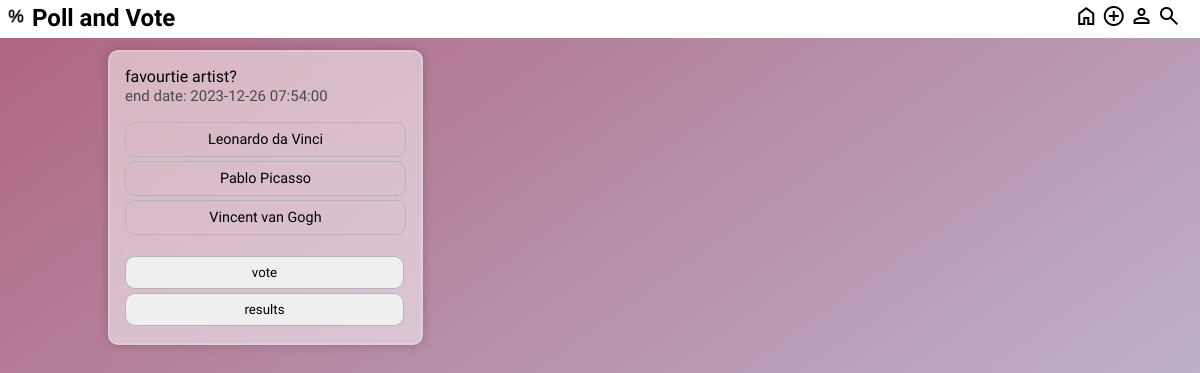
Screenshot of /index.php?filter=ART with the database file from the repository.
### tables this page shows
CREATE TABLE `questions` (
  `qid` int(11) NOT NULL,
  `uid` int(11) NOT NULL,
  `question` text NOT NULL,
  `category` varchar(255) NOT NULL,
  `dueDate` text DEFAULT NULL,
  `status` varchar(255) NOT NULL
);

CREATE TABLE `choices` (
  `chid` int(11) NOT NULL,
  `qid` int(11) NOT NULL,
  `choice` varchar(255) NOT NULL
);

### viewPoll.php (the view, shortened to what this page needs)
<?php
if(isset($_SESSION['uid']))
    $user = $_SESSION['uid'];
else
    $user = null;
            try {
                require('connection.php');
                function test_input($data){
                    $data = trim($data);
                    $data = stripslashes($data);
                    $data = htmlspecialchars($data);
                    return $data;
                }
                if(isset($_GET['filter']) && $_GET['filter'] != 'ALL') {
                    $category = test_input($_GET['filter']);
                    $sql = "SELECT * FROM questions WHERE category = ? ORDER BY qid DESC;";
                    $questions = $db->prepare($sql);
                    $questions->execute(array($category));
                }
                elseif(isset($_GET['status'])){
                    $status = test_input($_GET['status']);
                    $sql = "SELECT * FROM questions WHERE status = ? ORDER BY qid DESC;";
                    $questions = $db->prepare($sql);
                    $questions->execute(array($status));
                }
                else {
                    $sql = "SELECT * FROM questions ORDER BY qid DESC;";
                    $questions = $db->prepare($sql);
                    $questions->execute();
                }
                $choices = $db->prepare ("SELECT * FROM choices WHERE qid = ?");
                foreach($questions as $question) {
                    $choices->execute(array($question['qid']));
                    echo "
                        <div class='poll' id='$question[qid]'>
                            <p>
                            $question[question] <br>";
                    if($question['dueDate'] != null)
                        echo"<span id='date'> end date: $question[dueDate] </span> <br>";
                    echo "</p>";
                    if(isset($_POST[$question['qid']]) || $question['status'] == "inactive" || isset($vote)){
                        $totalVotes = $db->prepare("SELECT COUNT(qid) FROM votes WHERE qid = ?;");
                        $totalVotes->execute(array($question['qid']));
                        if($total = $totalVotes->fetch()) $tv = $total[0];
                        $choiceVotes = $db->prepare("SELECT COUNT(chid) FROM votes WHERE chid = ?;");
                    }
                    else {
                        $url = "index.php?" . htmlspecialchars($_SERVER['QUERY_STRING']) . "#" . $question['qid'];
                        echo "
                            <form class='pollForm' method='post' onsubmit='return validateUser()' action='$url'>
                        ";
                    }
                    foreach($choices as $choice){
                        if((isset($_POST[$question['qid']]) || $question['status'] == "inactive" || isset($vote))){
                            $choiceVotes->execute(array($choice['chid']));
                            if($votes = $choiceVotes->fetch())
                                $vs = $votes[0];
                            if($tv == 0)
                                $percentage = 0;
                            else
                                $percentage = round((($vs/$tv)*100),2);
                            echo "
                                <label for='chid'>$choice[choice]</label> <span id='percentage'>$percentage%($vs votes)</span> <br>
                                <progress id='chid' value=$vs max=$tv><span id='percentages'></span></progress>
                            ";
                            if(isset($vote) && ($vote == $choice['chid'])){
                                echo "
                                &check;
                                ";
                            }
                            echo "<br>";
                        }
                        else {
                            echo "
                                    <input type='radio' value='$choice[chid]' name='chid' id='$choice[chid]'>
                                    <label for='$choice[chid]' class='radioLabels'>$choice[choice]</label> <br>
                                ";
                        }
                    }
                    if(isset($_POST[$question['qid']])){
                        echo "
                            <form method='post'>
                                <input type='submit' value='back' name='back'>
                            </form>
                            ";
                    }
                    elseif($question['status'] != "inactive" && !isset($vote))
                        echo "
                            <br>
                            <input type='hidden' value='$question[qid]' name='qid' id='qid'>
                            <input type='hidden' value='$user' name='uid' id='uid'>
                            <input type='submit' value='vote' name='vote'>
                            <input type='submit' value='results' name='$question[qid]' >
                            </form>
                            ";
                    else
                        echo "<span class='total'>total votes = $tv</span><br>";
                    echo "</div>";
                }
            }
            catch (PDOException $e) {
                die($e->getMessage());
            }
?>

### AHstyle.css (style rules this page uses)
html { height: 100%; }
body { max-width: 1024px; background-image: linear-gradient(to bottom right, #AF6480, #C3CEE5); background-attachment: fixed; height: 100%; margin: 0 auto; background-repeat: no-repeat; background-size: cover; background-position: center; font-family: 'Signika', sans-serif; font-weight: 400; font-size: 0.9rem; color: black; }
.radioLabels { text-align: center; display: inline-block; width: 95%; border: rgb(182, 181, 181) solid .5px; border-radius: 10px; padding: 8px 0; margin: 2px 0; }
.poll { break-inside: avoid-column; margin-bottom: 20px; padding: 10px 2px 15px 15px; border-radius: 10px; background-color: rgba(255, 255, 255, 0.5); border: 2px solid rgba(255,255,255,0.2); backdrop-filter: blur(20px); box-shadow: 0 0 10px rgba(0,0,0,0.2); border-radius: 10px; }
.poll p:first-of-type { font-size: medium; margin: 5px 0 15px 0; }
#date, .total { color: rgb(74, 74, 74); font-size: 15px; }
input[type=submit],#delete { width: 95%; border: rgb(182, 181, 181) solid .5px; border-radius: 10px; padding: 8px 0; margin: 2px 0; font-family: 'Signika', sans-serif; color: black; }

### rows the page displays
questions: question "favourtie artist?", dueDate "2023-12-26 07:54:00"
choices: choice "Leonardo da Vinci"
choices: choice "Pablo Picasso"
choices: choice "Vincent van Gogh"
